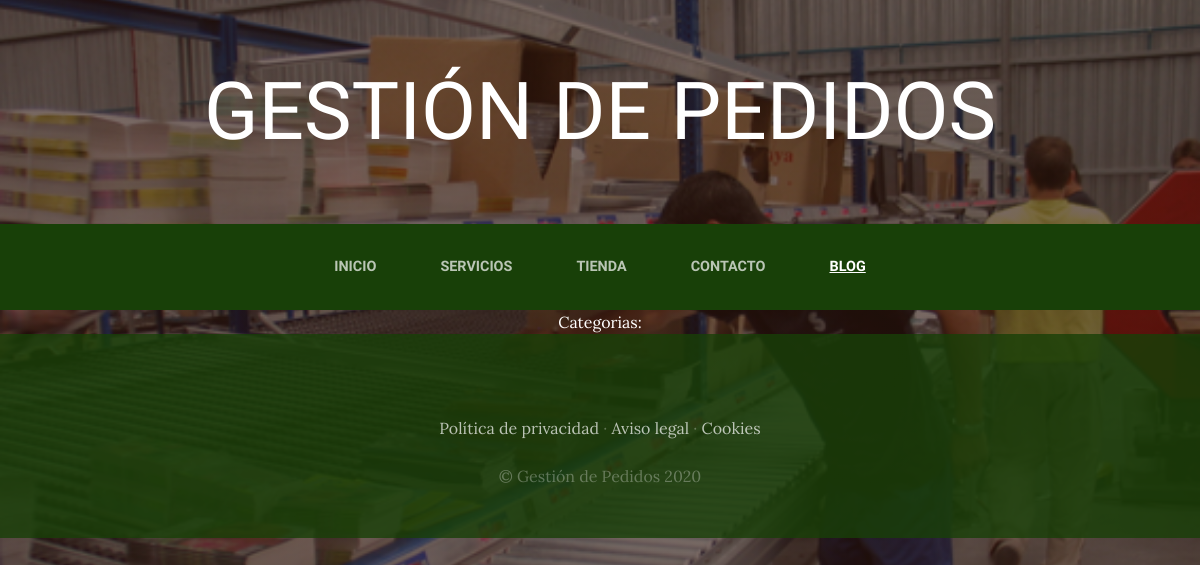
The page /blog/categoria/2/ on the database as committed earlier.
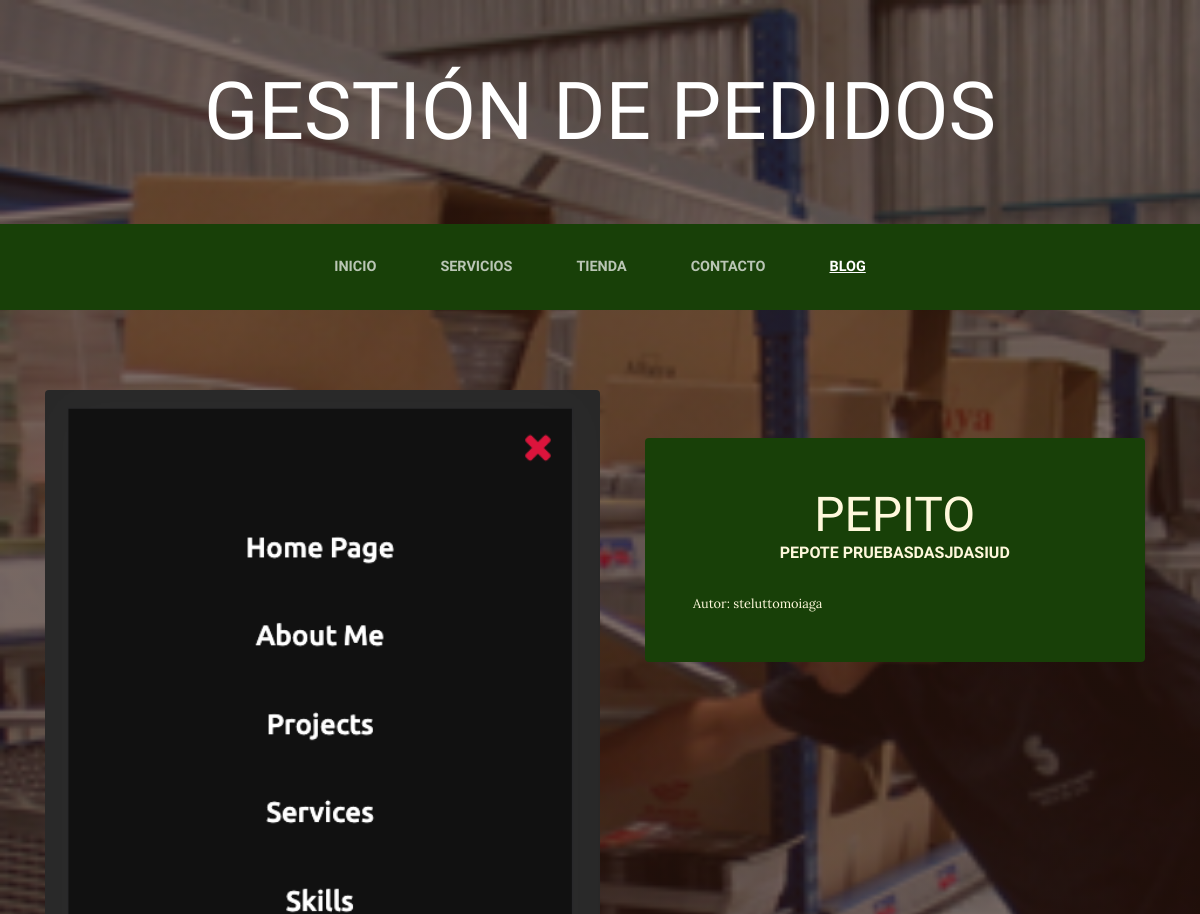
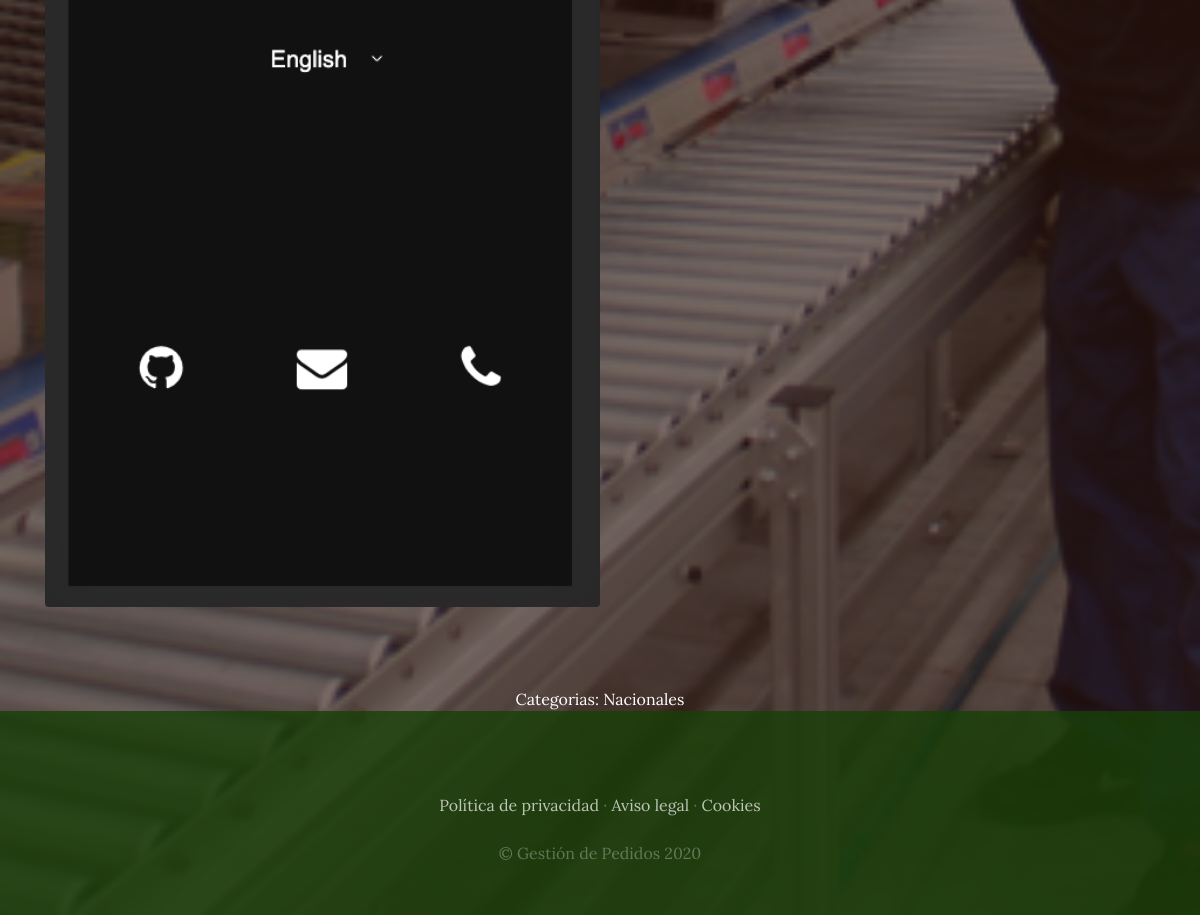
The same page on the database as committed later (2 pictures, top to bottom).
### Blog/models.py (models this page shows, shortened)
class Post(models.Model):
    titulo = models.CharField(max_length = 50)
    contenido = models.CharField(max_length = 50)
    imagen = models.ImageField(upload_to = 'Blog', null = True, blank = True) # algo opcional
    autor = models.ForeignKey(User, on_delete = models.CASCADE)# si un autor se va, todos se van con el, 1 a M
    categorias = models.ManyToManyField(Categoria) # realacion M a M, un post puede estar en varias categorias y viceversa
    created = models.DateTimeField(auto_now_add = True)
    updated = models.DateTimeField(auto_now_add = True)
    class Meta:
        verbose_name = 'Post'
        verbose_name_plural = 'Posts'

class Categoria(models.Model):
    nombre = models.CharField(max_length = 50)
    created = models.DateTimeField(auto_now_add = True)
    updated = models.DateTimeField(auto_now_add = True)
    class Meta:
        verbose_name = 'Categoria'
        verbose_name_plural = 'Categorias'

### Blog/views.py (the view)
# urls.py: path('categoria/<int:categoria_id>/', views.categoria, name = "Categoria"), # categoria_id hace referencia al id en models de la categoria
def categoria(request, categoria_id):
    categoria = (Categoria.objects.get(id = categoria_id))
    posts = (Post.objects.filter(categorias = categoria))
    return render(request, "Blog/categorias.html", {"categoria": categoria, "posts": posts})

### Blog/templates/Blog/categorias.html
{% extends "ProyectoWebApp/base.html" %}
{% load static %}
{% block content %}
{% for post in posts %}
<section class="page-section clearfix">
    <div class="container">
      <div class="intro">
        <img
          class="intro-img img-fluid mb-3 mb-lg-0 rounded"
          src="{{ post.imagen.url }}"
          alt=""
          style="width: 50%"
        />
        <div class="intro-text left-0 text-center bg-faded p-5 rounded">
          <h2 class="section-heading mb-4">
            <span class="section-heading-lower">{{ post.titulo }}</span>
            <span class="section-heading-upper">{{ post.contenido }}</span>
          </h2>
          <div style="text-align: left; font-size: 0.8em;">
            Autor: {{ post.autor }}
          </div>
        </div>
      </div>
    </div>
  </section>
  {% endfor %}
  <section>
    <div style="width: 75%; margin: auto; text-align: center; color: white;">
        Categorias:
        {% for post in posts %}
            {% for categoria in post.categorias.all %}
                {{ categoria.nombre }}
            {% endfor %}
        {% endfor %}
    </div>
  </section>
{% endblock %}

Rows that differ between the two databases and show on the page:
added Post: imagen (picture), titulo "PEPITO", contenido "PEPOTE PRUEBASDASJDASIUD", autor "steluttomoiaga"
now on this page (row unchanged): Categoria: nombre "Nacionales"
